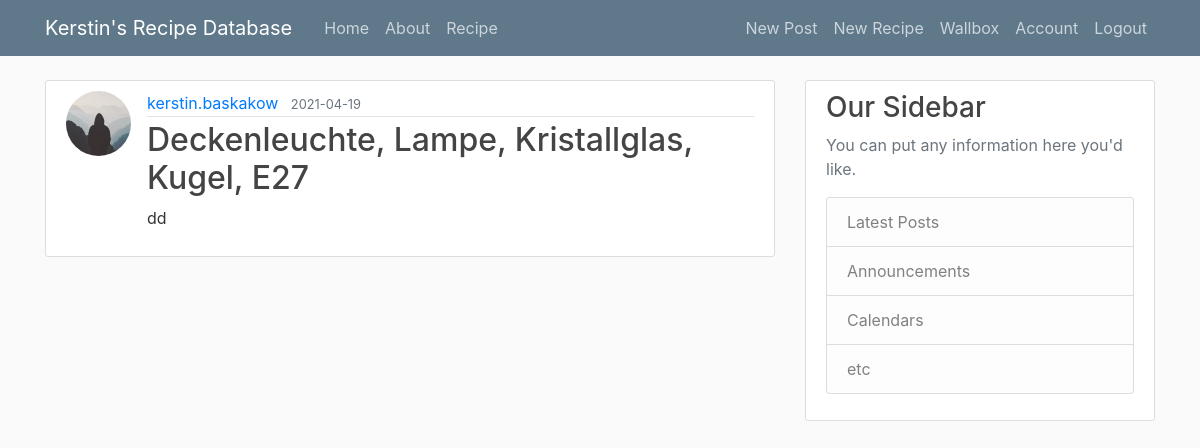
The app's page /post/2 (signed in) with its own data.
### flaskblog/models.py (models this page shows, shortened)
class User(db.Model,UserMixin):
    id = db.Column(db.Integer,primary_key=True)
    username = db.Column(db.String(20),unique=True,nullable=False)
    email = db.Column(db.String(120),unique=True,nullable=False)
    image_file = db.Column(db.String(20),unique=False,nullable=False,default='default.jpg')
    password = db.Column(db.String(20),nullable=False)
    post = db.relationship('Post',backref='author',lazy=True)
    recipe = db.relationship('Recipe',backref='author',lazy=True)

class Post(db.Model):
    id = db.Column(db.Integer,primary_key=True)
    title = db.Column(db.String(100),nullable=False)
    date_posted = db.Column(db.DateTime,nullable=False,default = datetime.utcnow)
    content = db.Column(db.Text,nullable=False)
    user_id = db.Column(db.Integer,db.ForeignKey('user.id'),nullable=False)

### flaskblog/posts/routes.py (the view)
@posts.route("/post/<int:post_id>")
@login_required
def post(post_id):
    post = Post.query.get_or_404(post_id)
    return render_template('post.html',post=post,title=post.title)

### flaskblog/models.py (called while the page is built)
@login_manager.user_loader
def load_user(user_id):
    return User.query.get(int(user_id))

### flaskblog/templates/post.html (shortened to what this page needs)
{%extends"layout.html"%}
{%block content%}
    <article class="media content-section">
        <img class="rounded-circle article-img" src={{url_for('static',filename='profile_pics/' + post.author.image_file)}}>
        <div class="media-body">
            <div class="article-metadata">
                <a class="mr-2" href="{{url_for('users.user_content',username=post.author.username)}}">{{post.author.username}}</a>
                <small class="text-muted">{{post.date_posted.strftime('%Y-%m-%d')}}</small>
            </div>
            <div>
            <h2 class="article-title">{{post.title}}</h2>
            <p class="article-content">{{post.content}}</p>
            </div>
        </div>
    </article>
{%endblock content%}

### flaskblog/static/main.css (style rules this page uses)
body { background: #fafafa; color: #333333; margin-top: 5rem; }
h1, h2, h3, h4, h5, h6 { color: #444444; }
.content-section { background: #ffffff; padding: 10px 20px; border: 1px solid #dddddd; border-radius: 3px; margin-bottom: 20px; }
.article-title { color: #444444; }
.article-content { white-space: pre-line; }
.article-img { height: 65px; width: 65px; margin-right: 16px; }
.article-metadata { padding-bottom: 1px; margin-bottom: 4px; border-bottom: 1px solid #e3e3e3 }

### records on screen
User: image_file (placeholder picture), author.username "kerstin.baskakow"
Post: date_posted "2021-04-19", title "Deckenleuchte, Lampe, Kristallglas, Kugel, E27", content "dd"
